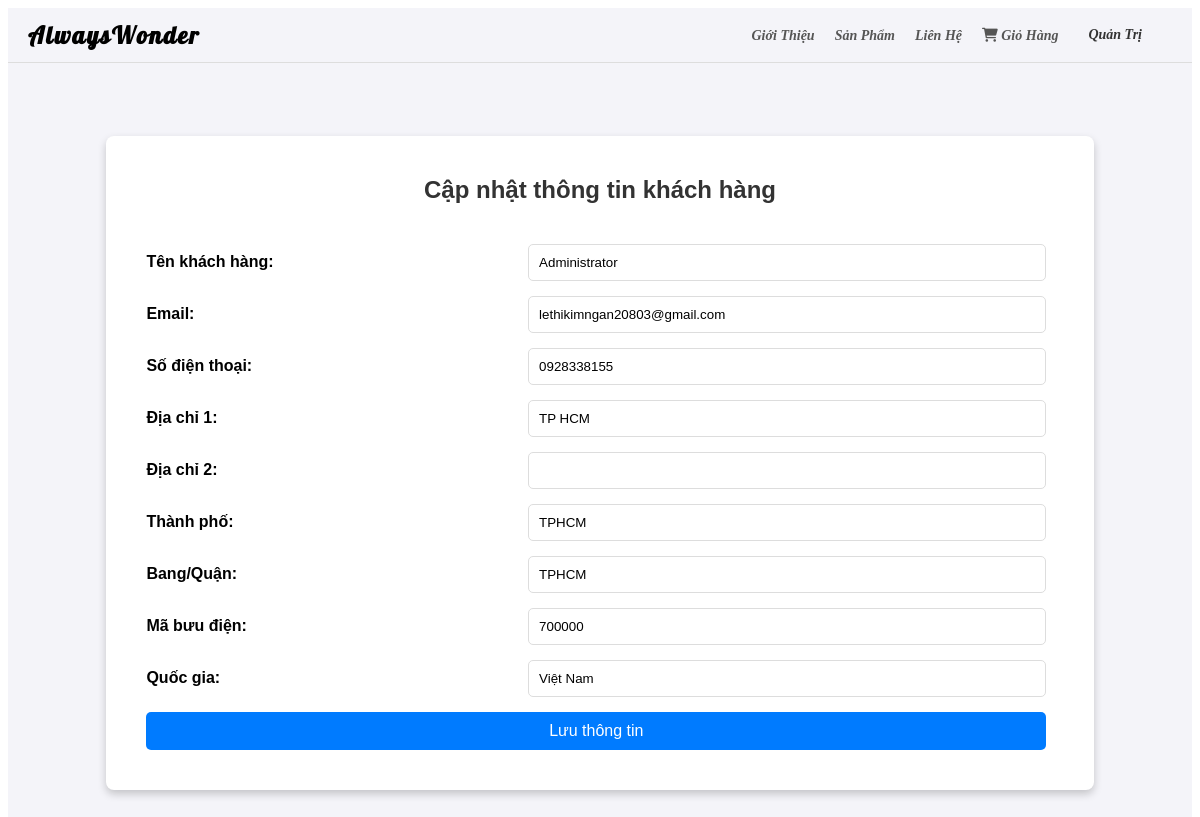
Page /user/update_customer.php (signed in) on the committed database.
### tables this page shows
CREATE TABLE `customers` (
  `customer_id` int(11) NOT NULL,
  `user_id` int(11) NOT NULL,
  `customer_name` varchar(255) NOT NULL,
  `customer_email` varchar(255) NOT NULL,
  `phone_number` varchar(20) NOT NULL,
  `address_line1` varchar(255) NOT NULL,
  `address_line2` varchar(255) DEFAULT NULL,
  `city` varchar(100) NOT NULL,
  `state` varchar(100) DEFAULT NULL,
  `postal_code` varchar(20) NOT NULL,
  `country` varchar(100) NOT NULL,
  `created_at` timestamp NOT NULL DEFAULT CURRENT_TIMESTAMP,
  `updated_at` timestamp NOT NULL DEFAULT CURRENT_TIMESTAMP ON UPDATE CURRENT_TIMESTAMP
);

### user/update_customer.php (the view, shortened to what this page needs)
<?php include '../includes/header.php'; ?>
<!DOCTYPE html>
<html lang="vi">
<head>
    <link rel="stylesheet" href="../css/profile.css">
</head>
<body>
<div class="khungbao">
    <div class="container-profile-update">
        <?php
        include '../config/database.php';
        $username = isset($_SESSION['username']) ? $_SESSION['username'] : null;
        $sql = "SELECT id FROM users WHERE username = '$username'";
        $result = mysqli_query($conn, $sql);
        if (mysqli_num_rows($result) > 0) {
            $row = mysqli_fetch_assoc($result);
            $user_id = $row['id'];
            $customer_sql = "
                SELECT customer_name, customer_email, phone_number, address_line1, address_line2, city, state, postal_code, country
                FROM customers
                WHERE user_id = $user_id
            ";
            $customer_result = mysqli_query($conn, $customer_sql);
            if (mysqli_num_rows($customer_result) > 0) {
                $customer = mysqli_fetch_assoc($customer_result);
                echo "<h2>Cập nhật thông tin khách hàng</h2>";
                echo "<form method='POST' class='form-update'>
                        <div class='form-group'>
                            <label for='customer_name'>Tên khách hàng:</label>
                            <input type='text' name='customer_name' value='" . htmlspecialchars($customer['customer_name']) . "' required>
                        </div>
                        <div class='form-group'>
                            <label for='customer_email'>Email:</label>
                            <input type='email' name='customer_email' value='" . htmlspecialchars($customer['customer_email']) . "' required>
                        </div>
                        <div class='form-group'>
                            <label for='phone_number'>Số điện thoại:</label>
                            <input type='text' name='phone_number' value='" . htmlspecialchars($customer['phone_number']) . "' required>
                        </div>
                        <div class='form-group'>
                            <label for='address_line1'>Địa chỉ 1:</label>
                            <input type='text' name='address_line1' value='" . htmlspecialchars($customer['address_line1']) . "' required>
                        </div>
                        <div class='form-group'>
                            <label for='address_line2'>Địa chỉ 2:</label>
                            <input type='text' name='address_line2' value='" . htmlspecialchars($customer['address_line2']) . "'>
                        </div>
                        <div class='form-group'>
                            <label for='city'>Thành phố:</label>
                            <input type='text' name='city' value='" . htmlspecialchars($customer['city']) . "' required>
                        </div>
                        <div class='form-group'>
                            <label for='state'>Bang/Quận:</label>
                            <input type='text' name='state' value='" . htmlspecialchars($customer['state']) . "' required>
                        </div>
                        <div class='form-group'>
                            <label for='postal_code'>Mã bưu điện:</label>
                            <input type='text' name='postal_code' value='" . htmlspecialchars($customer['postal_code']) . "' required>
                        </div>
                        <div class='form-group'>
                            <label for='country'>Quốc gia:</label>
                            <input type='text' name='country' value='" . htmlspecialchars($customer['country']) . "' required>
                        </div>
                        <div class='form-group'>
                            <button   type='submit'>Lưu thông tin</button>
                        </div>
                    </form>";
            } else {
                echo "<p>Không tìm thấy thông tin khách hàng.</p>";
            }
        } else {
            echo "<p>Không tìm thấy người dùng.</p>";
        }
        ?>
    </div>
</div>
</body>
</html>

### css/profile.css (style rules this page uses)
.khungbao { font-family: Arial, sans-serif; background-color: #f4f4f9; margin: 0; padding: 0; display: flex; justify-content: center; align-items: center; min-height: 100vh; }
h2 { color: #333; }
.container-profile-update { background: #fff; border-radius: 8px; box-shadow: 0 4px 8px rgba(0, 0, 0, 0.2); width: 80%; padding: 20px; text-align: center; }
button { background-color: #007bff; color: #fff; border: none; padding: 10px 20px; border-radius: 5px; cursor: pointer; font-size: 16px; width: 100%; text-align: center; }
.form-update { display: flex; flex-direction: column; gap: 15px; width:95%; padding:20px; }
.form-group { display: flex; justify-content: space-between; align-items: center; }
.form-group label { width: 50%; font-weight: bold; text-align:left; }
.form-group input { width: 65%; padding: 10px; border: 1px solid #ddd; border-radius: 5px; }

### rows in the picture
customers: customer_name "Administrator", customer_email "lethikimngan20803@gmail.com", phone_number "0928338155", address_line1 "TP HCM", city "TPHCM", state "TPHCM", postal_code "700000", country "Việt Nam"
